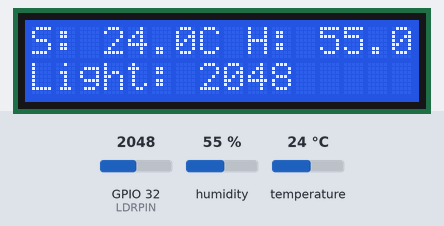
This program was run on a simulated ESP32. On the bench: 16×2 character LCD. The inputs (shaded band) are chosen by the test bench; at power-on: humidity 55 %, GPIO 32 (LDRPIN) = 2048, temperature 24 °C. What the program prints to the serial monitor is not drawn.

Above: at 3.2 s.
3.3 s: humidity set to 22 %
At 5.4 s:
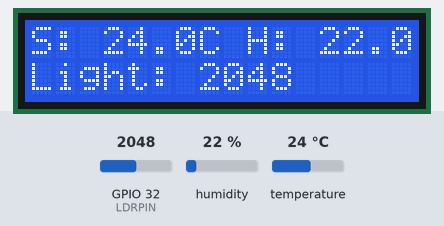
6.0 s: GPIO 32 (LDRPIN) set to 2866
At 7.1 s:
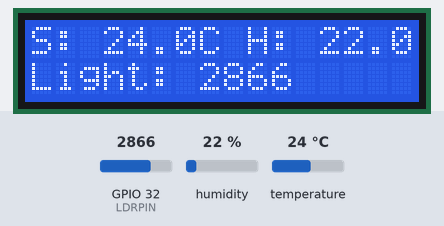
8.7 s: temperature set to 12 °C
At 11.4 s:
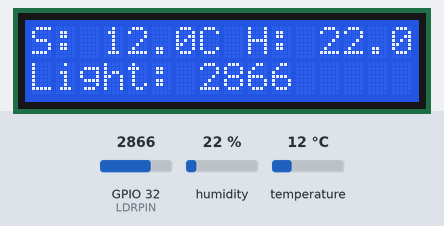
11.7 s: GPIO 32 (LDRPIN) set to 3603
At 13.3 s:
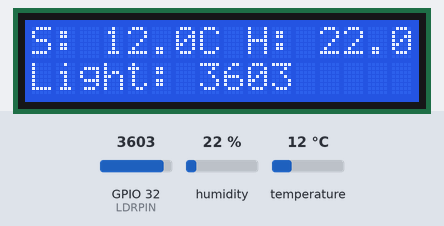
14.4 s: humidity set to 40 %
At 16.7 s:
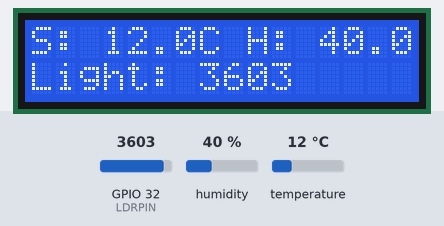
17.8 s: GPIO 32 (LDRPIN) set to 4095
At 19.6 s:
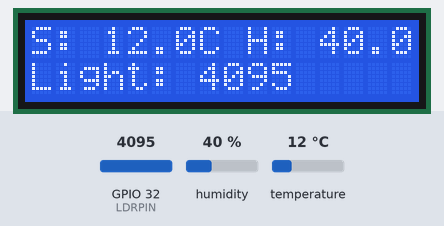
Timing chart, 0 to 21.1 s (numbered marks = the images above; inputs shaded):
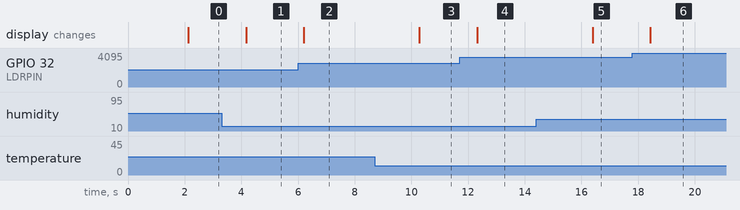

Measured:
- after the input at 3.3 s, the display: changes after 0.87 s (image 1)
- after the input at 6.0 s, the display: changes after 0.21 s (image 2)
- after the input at 8.7 s, the display: changes after 1.6 s (image 3)
- after the input at 11.7 s, the display: changes after 0.62 s (image 4)
- after the input at 14.4 s, the display: changes after 2.0 s (image 5)
- after the input at 17.8 s, the display: changes after 0.63 s (image 6)

The program:

main.cpp
```cpp
#include <Wire.h>
#include <LiquidCrystal_I2C.h>
#include <DHT.h>

#define DHTPIN 4
#define DHTTYPE DHT22
#define LDRPIN 32  // Pin Analog untuk LDR
#define TIMEDHT 2000  // Update setiap 2 detik

// Inisialisasi sensor dan LCD
DHT dht(DHTPIN, DHTTYPE);
LiquidCrystal_I2C lcd(0x27, 16, 2); // Jika tidak tampil, coba ganti 0x27 ke 0x3F

// Variabel untuk menyimpan data sensor
float humidity, celsius;
int lightIntensity;
uint32_t timerDHT = 0;

// Fungsi untuk membaca suhu dan kelembapan
void getTemperature() {
    humidity = dht.readHumidity();
    celsius = dht.readTemperature();

    if (isnan(humidity) || isnan(celsius)) {
        Serial.println("Failed to read from DHT sensor!");
        humidity = 0.0;
        celsius = 0.0;
    }
}

// Fungsi untuk membaca intensitas cahaya
void getLightIntensity() {
    lightIntensity = analogRead(LDRPIN);
}

// Cek apakah LCD terdeteksi di I2C
void checkI2C() {
    Wire.begin();
    Serial.println("Scanning for I2C devices...");
    for (byte address = 1; address < 127; address++) {
        Wire.beginTransmission(address);
        if (Wire.endTransmission() == 0) {
            Serial.print("Found I2C device at address 0x");
            Serial.println(address, HEX);
        }
    }
}

void setup() {
    Serial.begin(115200);
    Serial.println("Monitoring Started...");

    checkI2C(); // Cek alamat I2C LCD

    dht.begin();
    lcd.init();  // Pastikan menggunakan lcd.init() bukan lcd.begin();
    lcd.backlight();
    lcd.setCursor(0, 0);
    lcd.print("System Starting...");
    delay(2000);
    lcd.clear();
}

void loop() {
    getTemperature();
    getLightIntensity();

    Serial.print("Suhu: "); Serial.print(celsius); Serial.print(" °C | ");
    Serial.print("Kelembapan: "); Serial.print(humidity); Serial.print(" % | ");
    Serial.print("Cahaya: "); Serial.println(lightIntensity);

    // Tampilkan di LCD tanpa flicker
    lcd.setCursor(0, 0);
    lcd.print("S: "); lcd.print(celsius, 1); lcd.print("C ");
    lcd.print("H: "); lcd.print(humidity, 1); lcd.print("% ");

    lcd.setCursor(0, 1);
    lcd.print("Light: "); lcd.print(lightIntensity);
    lcd.print("    "); // Tambahkan spasi untuk menghapus digit lama

    delay(2000);
}
```
